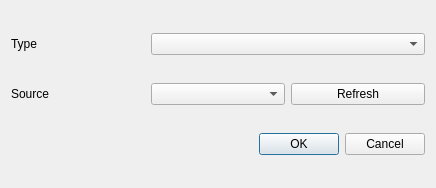
<?xml version="1.0" encoding="UTF-8"?>
<ui version="4.0">
 <class>AddSourceDialogClass</class>
 <widget class="QDialog" name="AddSourceDialogClass">
  <property name="geometry">
   <rect>
    <x>0</x>
    <y>0</y>
    <width>436</width>
    <height>188</height>
   </rect>
  </property>
  <property name="windowTitle">
   <string>AddSourceDialog</string>
  </property>
  <layout class="QGridLayout" name="gridLayout">
   <item row="1" column="2">
    <widget class="QPushButton" name="buttonRefresh">
     <property name="text">
      <string>Refresh</string>
     </property>
    </widget>
   </item>
   <item row="1" column="1">
    <widget class="QComboBox" name="dropdownSource"/>
   </item>
   <item row="1" column="0">
    <widget class="QLabel" name="label">
     <property name="text">
      <string>Source</string>
     </property>
    </widget>
   </item>
   <item row="2" column="0" colspan="3">
    <widget class="QDialogButtonBox" name="buttonBox">
     <property name="standardButtons">
      <set>QDialogButtonBox::StandardButton::Cancel|QDialogButtonBox::StandardButton::Ok</set>
     </property>
    </widget>
   </item>
   <item row="0" column="0">
    <widget class="QLabel" name="label_2">
     <property name="text">
      <string>Type</string>
     </property>
    </widget>
   </item>
   <item row="0" column="1" colspan="2">
    <widget class="QComboBox" name="dropdownSourceType"/>
   </item>
  </layout>
 </widget>
 <layoutdefault spacing="6" margin="11"/>
 <resources/>
 <connections/>
</ui>
